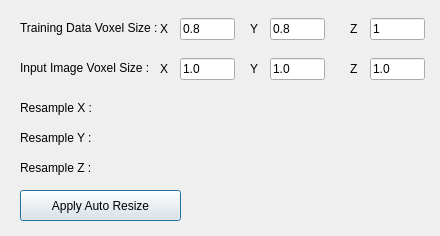
<?xml version="1.0" encoding="UTF-8"?>
<ui version="4.0">
 <class>Dialog</class>
 <widget class="QDialog" name="Dialog">
  <property name="geometry">
   <rect>
    <x>0</x>
    <y>0</y>
    <width>440</width>
    <height>236</height>
   </rect>
  </property>
  <property name="windowTitle">
   <string>Auto Resize - Voxel Size -</string>
  </property>
  <property name="windowIcon">
   <iconset>
    <normaloff>OSlogo.ico</normaloff>OSlogo.ico</iconset>
  </property>
  <widget class="QLabel" name="InputImageYLabel">
   <property name="geometry">
    <rect>
     <x>250</x>
     <y>58</y>
     <width>16</width>
     <height>22</height>
    </rect>
   </property>
   <property name="text">
    <string>Y</string>
   </property>
  </widget>
  <widget class="QLineEdit" name="InputImageZLineEdit">
   <property name="geometry">
    <rect>
     <x>370</x>
     <y>58</y>
     <width>55</width>
     <height>22</height>
    </rect>
   </property>
   <property name="text">
    <string>1.0</string>
   </property>
  </widget>
  <widget class="QPushButton" name="ApplyAutoResizeButton">
   <property name="geometry">
    <rect>
     <x>20</x>
     <y>190</y>
     <width>161</width>
     <height>31</height>
    </rect>
   </property>
   <property name="text">
    <string>Apply Auto Resize</string>
   </property>
  </widget>
  <widget class="QLabel" name="InputImageZLabel">
   <property name="geometry">
    <rect>
     <x>350</x>
     <y>58</y>
     <width>16</width>
     <height>22</height>
    </rect>
   </property>
   <property name="text">
    <string>Z</string>
   </property>
  </widget>
  <widget class="QLabel" name="ResampleXLabel">
   <property name="geometry">
    <rect>
     <x>20</x>
     <y>100</y>
     <width>71</width>
     <height>16</height>
    </rect>
   </property>
   <property name="text">
    <string>Resample X :</string>
   </property>
  </widget>
  <widget class="QLabel" name="ResampleYLabel">
   <property name="geometry">
    <rect>
     <x>20</x>
     <y>130</y>
     <width>71</width>
     <height>16</height>
    </rect>
   </property>
   <property name="text">
    <string>Resample Y :</string>
   </property>
  </widget>
  <widget class="QLabel" name="TrainingDataZLabel">
   <property name="geometry">
    <rect>
     <x>350</x>
     <y>18</y>
     <width>16</width>
     <height>22</height>
    </rect>
   </property>
   <property name="text">
    <string>Z</string>
   </property>
  </widget>
  <widget class="QLineEdit" name="TrainingDataZLineEdit">
   <property name="geometry">
    <rect>
     <x>370</x>
     <y>18</y>
     <width>55</width>
     <height>22</height>
    </rect>
   </property>
   <property name="text">
    <string>1</string>
   </property>
  </widget>
  <widget class="QLineEdit" name="InputImageYLineEdit">
   <property name="geometry">
    <rect>
     <x>270</x>
     <y>58</y>
     <width>55</width>
     <height>22</height>
    </rect>
   </property>
   <property name="text">
    <string>1.0</string>
   </property>
  </widget>
  <widget class="QLineEdit" name="TrainingDataXLineEdit">
   <property name="geometry">
    <rect>
     <x>180</x>
     <y>18</y>
     <width>55</width>
     <height>22</height>
    </rect>
   </property>
   <property name="text">
    <string>0.8</string>
   </property>
  </widget>
  <widget class="QLineEdit" name="InputImageXLineEdit">
   <property name="geometry">
    <rect>
     <x>180</x>
     <y>58</y>
     <width>55</width>
     <height>22</height>
    </rect>
   </property>
   <property name="text">
    <string>1.0</string>
   </property>
  </widget>
  <widget class="QLabel" name="InputImageXLabel">
   <property name="geometry">
    <rect>
     <x>160</x>
     <y>58</y>
     <width>16</width>
     <height>22</height>
    </rect>
   </property>
   <property name="text">
    <string>X</string>
   </property>
  </widget>
  <widget class="QLabel" name="ResampleZLabel">
   <property name="geometry">
    <rect>
     <x>20</x>
     <y>160</y>
     <width>71</width>
     <height>16</height>
    </rect>
   </property>
   <property name="text">
    <string>Resample Z :</string>
   </property>
  </widget>
  <widget class="QLabel" name="TrainingDataXLabel">
   <property name="geometry">
    <rect>
     <x>160</x>
     <y>18</y>
     <width>16</width>
     <height>22</height>
    </rect>
   </property>
   <property name="text">
    <string>X</string>
   </property>
  </widget>
  <widget class="QLineEdit" name="TrainingDataYLineEdit">
   <property name="geometry">
    <rect>
     <x>270</x>
     <y>18</y>
     <width>55</width>
     <height>22</height>
    </rect>
   </property>
   <property name="text">
    <string>0.8</string>
   </property>
  </widget>
  <widget class="QLabel" name="TrainingDataLabel">
   <property name="geometry">
    <rect>
     <x>20</x>
     <y>20</y>
     <width>141</width>
     <height>16</height>
    </rect>
   </property>
   <property name="text">
    <string>Training Data Voxel Size :</string>
   </property>
  </widget>
  <widget class="QLabel" name="TrainingDataYLabel">
   <property name="geometry">
    <rect>
     <x>250</x>
     <y>18</y>
     <width>16</width>
     <height>22</height>
    </rect>
   </property>
   <property name="text">
    <string>Y</string>
   </property>
  </widget>
  <widget class="QLabel" name="InputImageLabel">
   <property name="geometry">
    <rect>
     <x>20</x>
     <y>60</y>
     <width>141</width>
     <height>16</height>
    </rect>
   </property>
   <property name="text">
    <string>Input Image Voxel Size :</string>
   </property>
  </widget>
  <widget class="QLabel" name="ResampleXValueLabel">
   <property name="geometry">
    <rect>
     <x>110</x>
     <y>100</y>
     <width>311</width>
     <height>16</height>
    </rect>
   </property>
   <property name="text">
    <string/>
   </property>
  </widget>
  <widget class="QLabel" name="ResampleYValueLabel">
   <property name="geometry">
    <rect>
     <x>110</x>
     <y>130</y>
     <width>311</width>
     <height>16</height>
    </rect>
   </property>
   <property name="text">
    <string/>
   </property>
  </widget>
  <widget class="QLabel" name="ResampleZValueLabel">
   <property name="geometry">
    <rect>
     <x>110</x>
     <y>160</y>
     <width>311</width>
     <height>16</height>
    </rect>
   </property>
   <property name="text">
    <string/>
   </property>
  </widget>
 </widget>
 <resources/>
 <connections/>
</ui>
